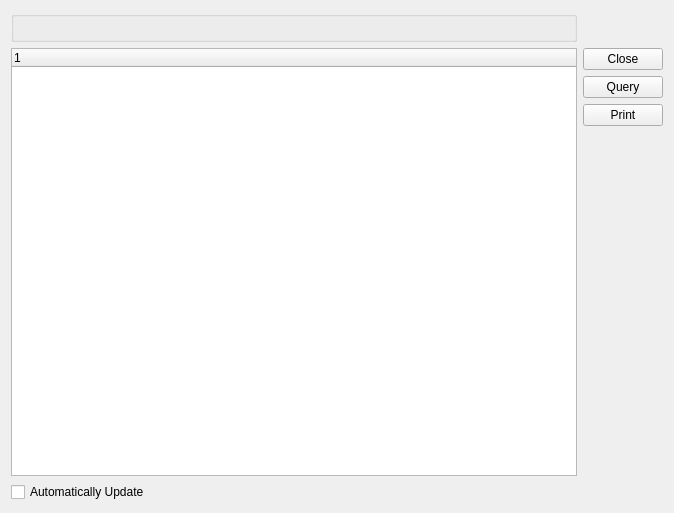
<?xml version="1.0" encoding="UTF-8"?>
<ui version="4.0">
 <comment>This file is part of the xTuple ERP: PostBooks Edition, a free and
open source Enterprise Resource Planning software suite,
Copyright (c) 1999-2012 by OpenMFG LLC, d/b/a xTuple.
It is licensed to you under the Common Public Attribution License
version 1.0, the full text of which (including xTuple-specific Exhibits)
is available at www.xtuple.com/CPAL.  By using this software, you agree
to be bound by its terms.</comment>
 <class>DisplayItemLocations</class>
 <widget class="QWidget" name="DisplayItemLocations">
  <property name="geometry">
   <rect>
    <x>0</x>
    <y>0</y>
    <width>674</width>
    <height>513</height>
   </rect>
  </property>
  <property name="windowTitle">
   <string>Display Item Locations</string>
  </property>
  <layout class="QGridLayout" name="gridLayout">
   <item row="0" column="0">
    <widget class="WarehouseGroup" name="_group"/>
   </item>
   <item row="1" column="0" rowspan="4">
    <widget class="XTreeWidget" name="_list">
     <property name="sizePolicy">
      <sizepolicy hsizetype="Expanding" vsizetype="Expanding">
       <horstretch>0</horstretch>
       <verstretch>1</verstretch>
      </sizepolicy>
     </property>
    </widget>
   </item>
   <item row="1" column="1" colspan="2">
    <widget class="QPushButton" name="_close">
     <property name="text">
      <string>Close</string>
     </property>
    </widget>
   </item>
   <item row="2" column="1" colspan="2">
    <widget class="QPushButton" name="_query">
     <property name="text">
      <string>Query</string>
     </property>
    </widget>
   </item>
   <item row="3" column="1" colspan="2">
    <widget class="QPushButton" name="_print">
     <property name="text">
      <string>Print</string>
     </property>
    </widget>
   </item>
   <item row="4" column="2">
    <spacer>
     <property name="orientation">
      <enum>Qt::Vertical</enum>
     </property>
     <property name="sizeHint" stdset="0">
      <size>
       <width>20</width>
       <height>256</height>
      </size>
     </property>
    </spacer>
   </item>
   <item row="5" column="0">
    <widget class="XCheckBox" name="_update">
     <property name="text">
      <string>Automatically Update</string>
     </property>
    </widget>
   </item>
  </layout>
 </widget>
 <customwidgets>
  <customwidget>
   <class>WarehouseGroup</class>
   <extends>QGroupBox</extends>
   <header>warehousegroup.h</header>
  </customwidget>
  <customwidget>
   <class>XCheckBox</class>
   <extends>QCheckBox</extends>
   <header>xcheckbox.h</header>
  </customwidget>
  <customwidget>
   <class>XTreeWidget</class>
   <extends>QTreeWidget</extends>
   <header>xtreewidget.h</header>
  </customwidget>
 </customwidgets>
 <resources/>
 <connections/>
</ui>
